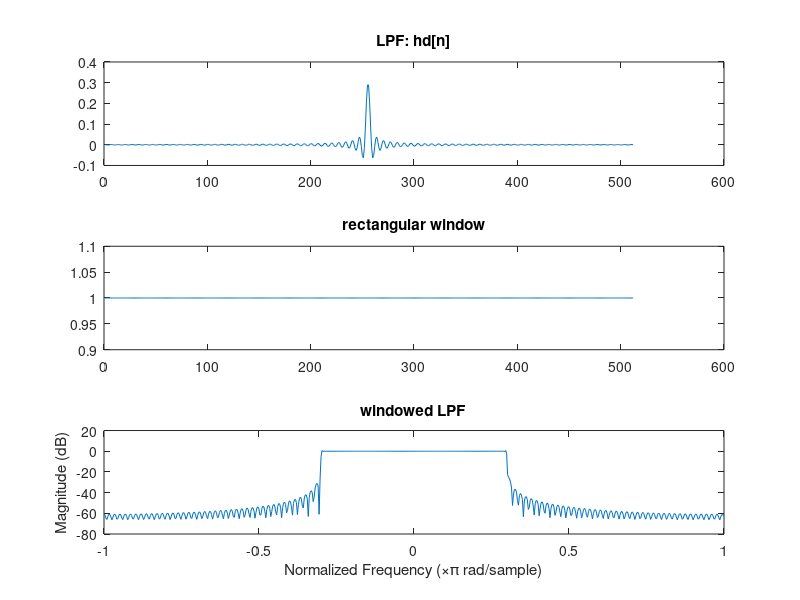
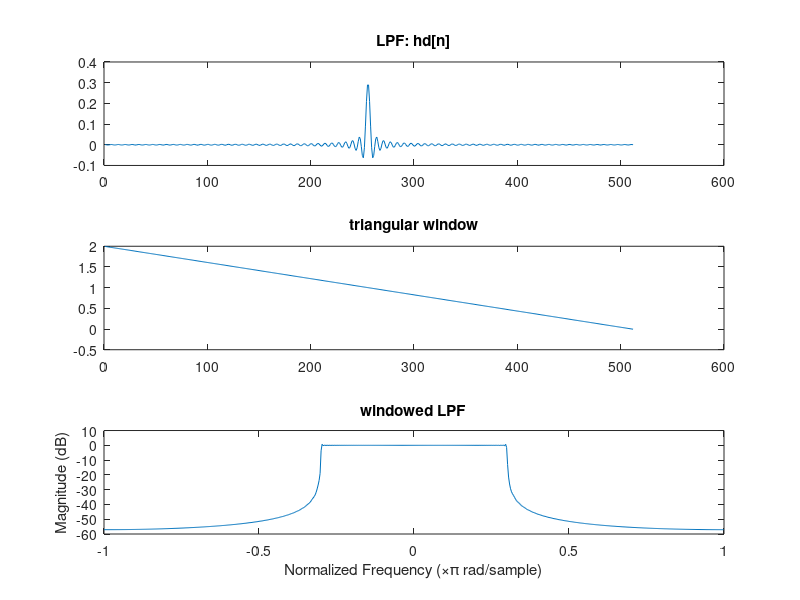
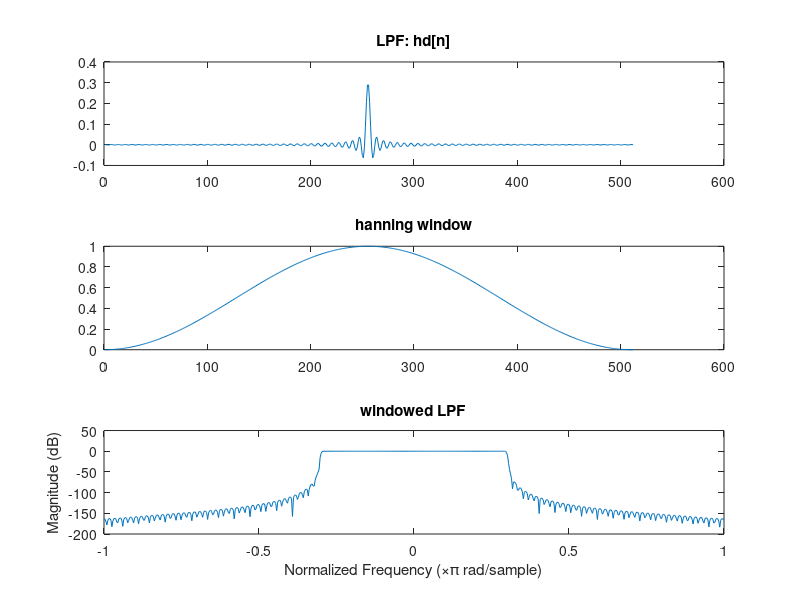
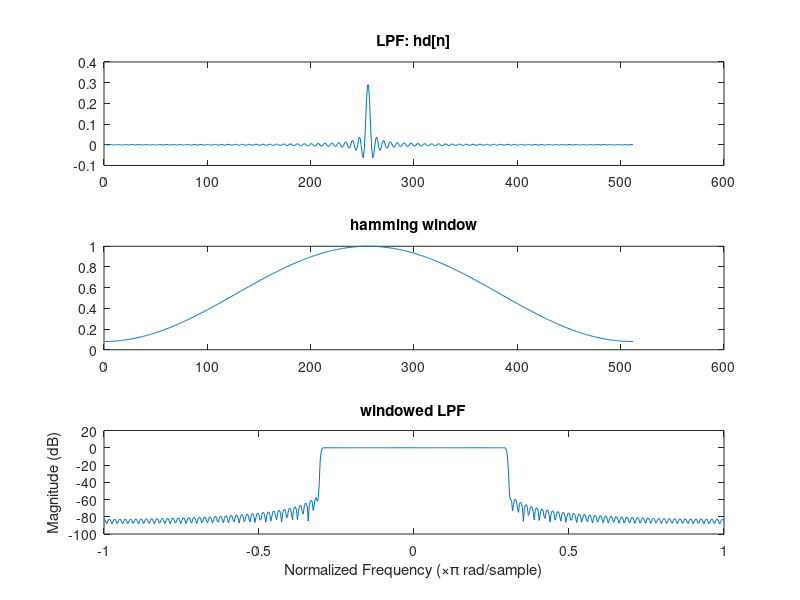

These charts were generated, in order, by the following MATLAB code:
%%%Exp 01 1 to 8(before a,b,c,d)
clc
clear all
close all

N = 512; %Number of samples 
n = 1:1:N;
wc = 0.3*pi;
k = (N-1)/2;
hd = zeros(1,N);

for i = 1:N
    if i ==k
        hd(1,i) = wc/pi;
    else
        hd(1,i) = (sin(wc*(i-k)))/(pi*(i-k));
    end
end

subplot(3,1,1);
plot(n,hd);
title("LPF: hd[n]");


%%%%%%%%%%%%rectangular window%%%%%%%%%%%%%%%%%%%%%%%
w_rect = ones(1,N);
subplot(3,1,2);
plot(n, w_rect);
title("rectangular window");

h1 = hd.*w_rect;
w = (-1)*pi : 0.01 : pi;

hf1 = freqz(h1,1,w);
hf_abs1 = 20*log10(abs(hf1));
subplot(3,1,3);
plot(w/pi,hf_abs1);
title("windowed LPF");
xlabel('Normalized Frequency (\times\pi rad/sample)')
ylabel('Magnitude (dB)')

%%%%%%%%%%%%triangular window%%%%%%%%%%%%%%%%%%%%%%%
figure;
subplot(3,1,1);
plot(n,hd);
title("LPF: hd[n]");

w_tri = zeros(1,N);
for i = 1:N
    w_tri(1,i) = 1 - 2*(i - (N-1)/2)/(N-1);
end
subplot(3,1,2);
plot(n, w_tri);
title("triangular window");

h2 = hd.*w_tri;
w = (-1)*pi : 0.01 : pi;

hf2 = freqz(h2,1,w);
hf_abs2 = 20*log10(abs(hf2));
subplot(3,1,3);
plot(w/pi,hf_abs2);
title("windowed LPF");
xlabel('Normalized Frequency (\times\pi rad/sample)')
ylabel('Magnitude (dB)')

%%%%%%%%%%%%hanning window%%%%%%%%%%%%%%%%%%%%%%%

figure;
subplot(3,1,1);
plot(n,hd);
title("LPF: hd[n]");

w_hanning = zeros(1,N);
for i = 1:N
    w_hanning(1,i) = 0.5 - 0.5*(cos(2*pi*i/(N-1)));
end
subplot(3,1,2);
plot(n, w_hanning);
title("hanning window");

h3 = hd.*w_hanning;
w = (-1)*pi : 0.01 : pi;

hf3 = freqz(h3,1,w);
hf_abs3 = 20*log10(abs(hf3));
subplot(3,1,3);
plot(w/pi,hf_abs3);
title("windowed LPF");
xlabel('Normalized Frequency (\times\pi rad/sample)')
ylabel('Magnitude (dB)')


%%%%%%%%%%%%hamming window%%%%%%%%%%%%%%%%%%%%%%%

figure;
subplot(3,1,1);
plot(n,hd);
title("LPF: hd[n]");

w_hamming = zeros(1,N);
for i = 1:N
    w_hamming(1,i) = 0.54 - 0.46*(cos(2*pi*i/(N-1)));
end
subplot(3,1,2);
plot(n, w_hamming);
title("hamming window");

h4 = hd.*w_hamming;
w = (-1)*pi : 0.01 : pi;

hf4 = freqz(h4,1,w);
hf_abs4 = 20*log10(abs(hf4));
subplot(3,1,3);
plot(w/pi,hf_abs4);
title("windowed LPF");
xlabel('Normalized Frequency (\times\pi rad/sample)')
ylabel('Magnitude (dB)')

%%%%%%%%%%%%blackmann window%%%%%%%%%%%%%%%%%%%%%%%

figure;
subplot(3,1,1);
plot(n,hd);
title("LPF: hd[n]");

w_blackmann = zeros(1,N);
for i = 1:N
    w_blackmann(1,i) = 0.42 - 0.5*(cos(2*pi*i/(N-1))) + 0.08*(cos(4*pi*i/(N-1)));
end
subplot(3,1,2);
plot(n, w_blackmann);
title("blackmann window");

h5 = hd.*w_blackmann;
w = (-1)*pi : 0.01 : pi;

hf5 = freqz(h5,1,w);
hf_abs5 = 20*log10(abs(hf5));
subplot(3,1,3);
plot(w/pi,hf_abs5);
title("windowed LPF");
xlabel('Normalized Frequency (\times\pi rad/sample)')
ylabel('Magnitude (dB)')





